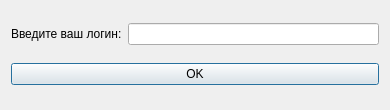
<?xml version="1.0" encoding="UTF-8"?>
<ui version="4.0">
 <class>LoginRecDialog</class>
 <widget class="QDialog" name="LoginRecDialog">
  <property name="geometry">
   <rect>
    <x>0</x>
    <y>0</y>
    <width>390</width>
    <height>110</height>
   </rect>
  </property>
  <property name="windowTitle">
   <string>Введите логин</string>
  </property>
  <layout class="QVBoxLayout" name="verticalLayout">
   <item>
    <layout class="QHBoxLayout" name="horizontalLayout">
     <item>
      <widget class="QLabel" name="label">
       <property name="text">
        <string>Введите ваш логин:</string>
       </property>
      </widget>
     </item>
     <item>
      <widget class="QLineEdit" name="loginLine"/>
     </item>
    </layout>
   </item>
   <item>
    <widget class="QPushButton" name="okBtn">
     <property name="text">
      <string>OK</string>
     </property>
    </widget>
   </item>
  </layout>
 </widget>
 <resources/>
 <connections/>
</ui>
